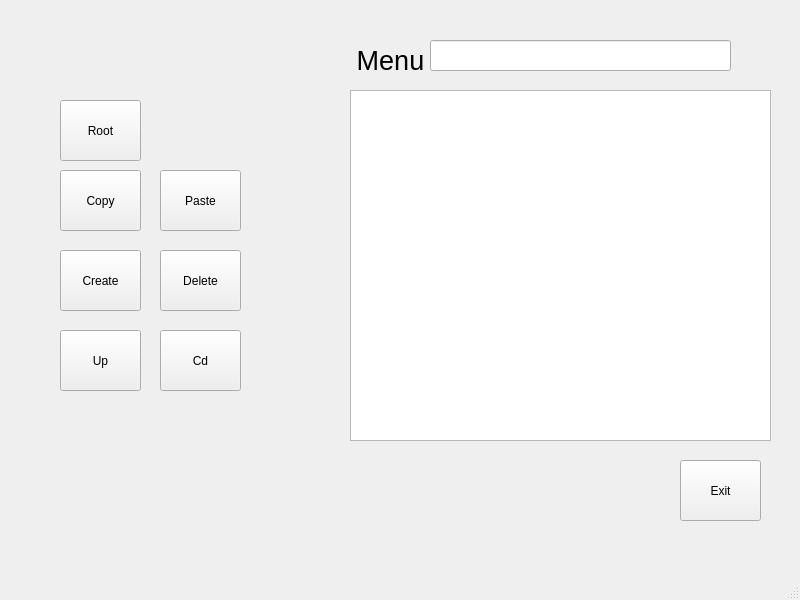
<?xml version="1.0" encoding="UTF-8"?>
<ui version="4.0">
 <class>VisualFileManager</class>
 <widget class="QMainWindow" name="VisualFileManager">
  <property name="geometry">
   <rect>
    <x>0</x>
    <y>0</y>
    <width>800</width>
    <height>600</height>
   </rect>
  </property>
  <property name="windowTitle">
   <string>VisualFileManager</string>
  </property>
  <widget class="QWidget" name="centralwidget">
   <widget class="QPushButton" name="btn_Cd">
    <property name="geometry">
     <rect>
      <x>160</x>
      <y>330</y>
      <width>81</width>
      <height>61</height>
     </rect>
    </property>
    <property name="text">
     <string>Cd</string>
    </property>
   </widget>
   <widget class="QPushButton" name="btn_Up">
    <property name="geometry">
     <rect>
      <x>60</x>
      <y>330</y>
      <width>81</width>
      <height>61</height>
     </rect>
    </property>
    <property name="text">
     <string>Up</string>
    </property>
   </widget>
   <widget class="QPushButton" name="btn_Paste">
    <property name="geometry">
     <rect>
      <x>160</x>
      <y>170</y>
      <width>81</width>
      <height>61</height>
     </rect>
    </property>
    <property name="text">
     <string>Paste</string>
    </property>
   </widget>
   <widget class="QPushButton" name="btn_Copy">
    <property name="geometry">
     <rect>
      <x>60</x>
      <y>170</y>
      <width>81</width>
      <height>61</height>
     </rect>
    </property>
    <property name="text">
     <string>Copy</string>
    </property>
   </widget>
   <widget class="QPushButton" name="btn_Exit">
    <property name="geometry">
     <rect>
      <x>680</x>
      <y>460</y>
      <width>81</width>
      <height>61</height>
     </rect>
    </property>
    <property name="text">
     <string>Exit</string>
    </property>
   </widget>
   <widget class="QLabel" name="lbl_Menu">
    <property name="geometry">
     <rect>
      <x>350</x>
      <y>40</y>
      <width>81</width>
      <height>41</height>
     </rect>
    </property>
    <property name="text">
     <string>&lt;html&gt;&lt;head/&gt;&lt;body&gt;&lt;p align=&quot;center&quot;&gt;&lt;span style=&quot; font-size:20pt;&quot;&gt;Menu&lt;/span&gt;&lt;/p&gt;&lt;/body&gt;&lt;/html&gt;</string>
    </property>
   </widget>
   <widget class="QListWidget" name="lwt_File">
    <property name="geometry">
     <rect>
      <x>350</x>
      <y>90</y>
      <width>421</width>
      <height>351</height>
     </rect>
    </property>
   </widget>
   <widget class="QPushButton" name="btn_Create">
    <property name="geometry">
     <rect>
      <x>60</x>
      <y>250</y>
      <width>81</width>
      <height>61</height>
     </rect>
    </property>
    <property name="text">
     <string>Create</string>
    </property>
   </widget>
   <widget class="QPushButton" name="btn_Root">
    <property name="geometry">
     <rect>
      <x>60</x>
      <y>100</y>
      <width>81</width>
      <height>61</height>
     </rect>
    </property>
    <property name="text">
     <string>Root</string>
    </property>
   </widget>
   <widget class="QLineEdit" name="let_Menu">
    <property name="geometry">
     <rect>
      <x>430</x>
      <y>40</y>
      <width>301</width>
      <height>31</height>
     </rect>
    </property>
   </widget>
   <widget class="QPushButton" name="btn_Delete">
    <property name="geometry">
     <rect>
      <x>160</x>
      <y>250</y>
      <width>81</width>
      <height>61</height>
     </rect>
    </property>
    <property name="text">
     <string>Delete</string>
    </property>
   </widget>
  </widget>
  <widget class="QMenuBar" name="menubar">
   <property name="geometry">
    <rect>
     <x>0</x>
     <y>0</y>
     <width>800</width>
     <height>22</height>
    </rect>
   </property>
  </widget>
  <widget class="QStatusBar" name="statusbar"/>
 </widget>
 <resources/>
 <connections/>
</ui>
